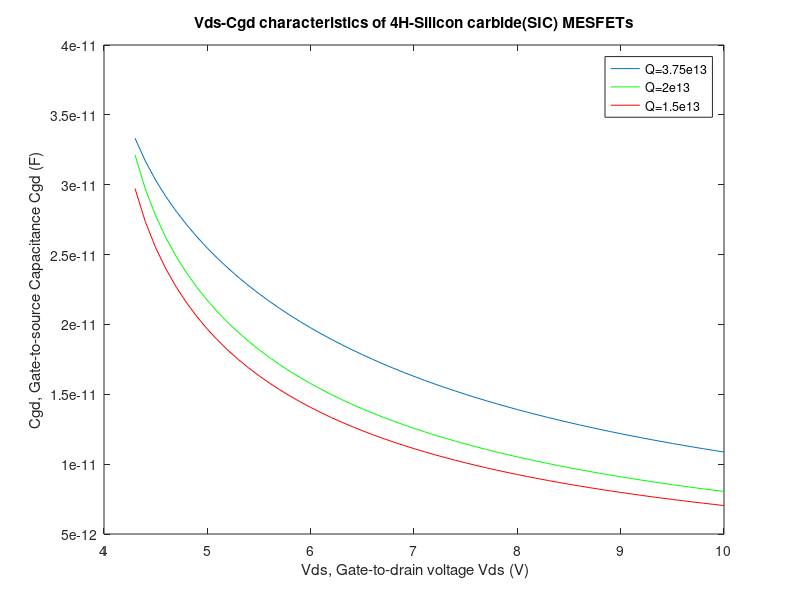

Reproduce this figure in MATLAB.
% This code is for simulating Cgd-Vds of 4H-SIC
% Revised date: 3/7

clc; 
clear all; 
close all; 

% Fixed constants 
K=1.38066e-23; 
q = 1.60219e-19; % electron charge
Na=5e15; %cm^-3
Nb=5e15;%cm^-3
Nd= 1.38e18; %cm^-3
T=2200; 
Eg= 3.26; % band-gap eV
u=800; % electron mobility
Nc=3.25e14*sqrt(T*T*T); 
Nv= 4.8e15*sqrt(T*T*T);
Ni= sqrt(Nc*Nv)*exp(-(Eg*q)/(2*K*T)); 
Z= 1000e-4; %cm gate width
L= 1e-4; %cm gate length
pai= 3.14159; 
Phib = 1.47;   
q = 1.602e-19;
sigma= 0.0032e-4; %cm iron implantationat 140 Kev 
Eo= 9.6; 
E= Eo*8.854e-14; %epsilon
D=4.18e-19; % cm^2/s diffusion coefficient at 2200 c
t= 1800; % s diffusion time 1800s, 60 mins.
Ea= 40e-3;  % Ea is activation energy 
Rp= 0.0123e-4; %cm
Rp1 = Rp + sqrt(sigma*sigma+2*D*t); 
Vbs= 0;
Vbi= 0.0253*(log((Nd*Na)/(Ni*Ni))); %builtin voltage 3
Vt= (K*T)/q; 
loop= 57; % loop repeating
loop1 =0.000000001; % loop repeating
%Vp = ((q*Nd*a*a)/(2*8.8542*10^(-14))) % pinch off voltage 
Vgs = 4; % Drain to source voltage
Vds = [4.3:0.1:10]; % Vds value ranging from 1 to 80
Q=3.75e13;
%Cgd(1)= 5.484e-11;
for j=1:length(Vds)
    for i = 1:loop
		S= Rp1/(2*(sqrt(sigma^2+2*D*t)));
		Alpha= S*(sqrt(pai/2));
		N= Vbi-Vgs+Vds(j);
		R= Vbi-Vgs;
		M= (4*Alpha*E)/(q*Q*Rp1);
		A3= 1- exp(-(S*S))- 2*Alpha*erf(S);
		A1= Alpha^2+A3;
		A2= erf(S)-Alpha;	
		C1= (M*N+A1)^(1/2); %1
		C2= sqrt(N)-sqrt(R);
		C3= sqrt(R)/(2*(C2^2)); %1
		C4= (M*R+A1)^(1/2)/(sqrt(N)); %1
		C5= (M*C2)/C1;
		C6= C1/sqrt(N); %1
		C7= (-1/Q)*(((2*Nb*E)/q)^(1/2))*(2*C2/sqrt(R)-Vds(j)/sqrt(R*N)); %1
		B1= (q*Q*Z*L)/2;
		B2= M/(2*C1);
		B3= C3*(C4-C5-C6+C7);
		B4= (pai/2)*E*Z;
		Cgd(i+1)=B1*(B2+B3)+B4; 
		result = abs((Cgd(i+1)-Cgd(i))/Cgd(i+1));
    if(result<loop1)
		res(j) = Cgd(i+1);
		break;
    end
	end
    %res(j) = Cgd(i+1);
end
plot (Vds,res)
xlabel(' Vds, Gate-to-drain voltage Vds (V)'),
ylabel(' Cgd, Gate-to-source Capacitance Cgd (F) '),
title('Vds-Cgd characteristics of 4H-Silicon carbide(SIC) MESFETs')
hold on;
Q=2e13;
for j=1:length(Vds)
    for i = 1:loop
	S= Rp1/(2*(sqrt(sigma^2+2*D*t)));
	Alpha= S*(sqrt(pai/2));
	N= Vbi-Vgs+Vds(j);
	R= Vbi-Vgs;
	M= (4*Alpha*E)/(q*Q*Rp1);
	A3= 1- exp(-(S*S))- 2*Alpha*erf(S);
	A1= Alpha^2+A3;
	A2= erf(S)-Alpha;	
	C1= (M*N+A1)^(1/2); %1
	C2= sqrt(N)-sqrt(R);
	C3= sqrt(R)/(2*(C2^2)); %1
	C4= (M*R+A1)^(1/2)/(sqrt(N)); %1
	C5= (M*C2)/C1;
	C6= C1/sqrt(N); %1
	C7= (-1/Q)*(((2*Nb*E)/q)^(1/2))*(2*C2/sqrt(R)-Vds(j)/sqrt(R*N)); %1
	B1= (q*Q*Z*L)/2;
	B2= M/(2*C1);
	B3= C3*(C4-C5-C6+C7);
	B4= (pai/2)*E*Z;
    Cgd(i+1)=B1*(B2+B3)+B4; 
    result = abs((Cgd(i+1)-Cgd(i))/Cgd(i+1));
    if(result<loop1)
    res(j) = Cgd(i+1);
    break;
    end
    end
    %res(j) = Cgd(i+1);
end
plot (Vds,res,'g')
hold on;
Q=1.5e13;
for j=1:length(Vds)
    for i = 1:loop
	S= Rp1/(2*(sqrt(sigma^2+2*D*t)));
	Alpha= S*(sqrt(pai/2));
	N= Vbi-Vgs+Vds(j);
	R= Vbi-Vgs;
	M= (4*Alpha*E)/(q*Q*Rp1);
	A3= 1- exp(-(S*S))- 2*Alpha*erf(S);
	A1= Alpha^2+A3;
	A2= erf(S)-Alpha;	
	C1= (M*N+A1)^(1/2); %1
	C2= sqrt(N)-sqrt(R);
	C3= sqrt(R)/(2*(C2^2)); %1
	C4= (M*R+A1)^(1/2)/(sqrt(N)); %1
	C5= (M*C2)/C1;
	C6= C1/sqrt(N); %1
	C7= (-1/Q)*(((2*Nb*E)/q)^(1/2))*(2*C2/sqrt(R)-Vds(j)/sqrt(R*N)); %1
	B1= (q*Q*Z*L)/2;
	B2= M/(2*C1);
	B3= C3*(C4-C5-C6+C7);
	B4= (pai/2)*E*Z;
    Cgd(i+1)=B1*(B2+B3)+B4; 
    result = abs((Cgd(i+1)-Cgd(i))/Cgd(i+1));
    if(result<loop1)
    res(j) = Cgd(i+1);
    break;
    end
    end
    %res(j) = Cgd(i+1);
end
plot (Vds,res,'r')
hold on;
hleg1=legend('Q=3.75e13','Q=2e13','Q=1.5e13');
hold off;
